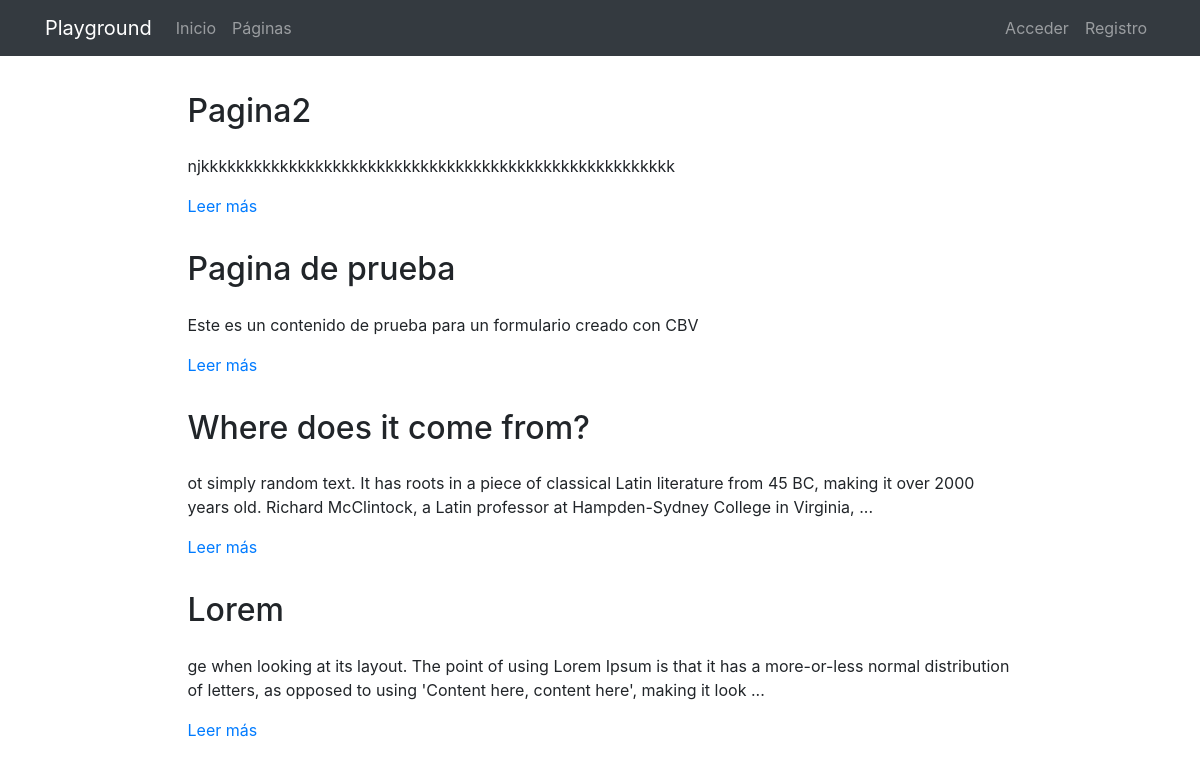
The page /pages/ on the database its author committed.
### pages/models.py (models this page shows, shortened)
class Page(models.Model):
    title = models.CharField(verbose_name="Título", max_length=200)
    content = RichTextField(verbose_name="Contenido")
    order = models.SmallIntegerField(verbose_name="Orden", default=0)
    created = models.DateTimeField(auto_now_add=True, verbose_name="Fecha de creación")
    updated = models.DateTimeField(auto_now=True, verbose_name="Fecha de edición")
    class Meta:
        verbose_name = "página"
        verbose_name_plural = "páginas"
        ordering = ['order', 'title']

### pages/views.py (the view)
# urls.py: path('', PageListView.as_view(), name='pages'),
class PageListView (ListView):
    model = Page

### pages/templates/pages/page_list.html (shortened to what this page needs)
{% extends 'core/base.html' %}
{% load static %}
{% block content %}
<main role="main">
  <div class="container mb-4">
    {% for page in page_list|dictsort:"id" reversed %}
      <div class="row mt-3">
        <div class="col-md-9 mx-auto">
          <h2 class="mb-4">{{page.title}}</h2>
          <div>
            <p>{{page.content|striptags|safe|truncatechars:"200"}}</p>
            <p><a href="{% url 'pages:page' page.id page.title|slugify %}">Leer más</a>
            </p>
          </div>
        </div>
      </div>
    {% endfor %}
  </div>
</main>
{% endblock %}

### core/templates/core/base.html (shortened to what this page needs)
<!DOCTYPE html>
<html lang="es">
  <head>
    {% load static %}
    <link href="{% static 'core/vendor/bootstrap/css/bootstrap.min.css' %}" rel="stylesheet">
    <link href="{% static 'core/vendor/font-awesome/css/font-awesome.min.css' %}" rel="stylesheet" type="text/css">
    <link href="{% static 'core/css/main.css' %}" rel="stylesheet">
  </head>
  <body>
    <body>
      <nav class="navbar navbar-expand-lg navbar-dark bg-dark">
        <div class="container">
          <a class="navbar-brand" href="{% url 'home' %}">Playground</a>
          <div class="collapse navbar-collapse" id="ned">
            <ul class="navbar-nav mr-auto">
              <li class="nav-item">
                <a class="nav-link" href="{% url 'home' %}">Inicio</a>
              </li>
              <li class="nav-item">
                <a class="nav-link" href="{% url 'pages:pages' %}">Páginas</a>
              </li>
            </ul>
            <ul class="navbar-nav">
              {% if not request.user.is_authenticated %}
                <li class="nav-item">
                  <a class="nav-link" href="{% url 'login' %}">Acceder</a>
                </li>
                <li class="nav-item">
                  <a class="nav-link" href="{% url 'signup' %}">Registro</a>
                </li>
              {% else %}
                <li class="nav-item">
                  <a class="nav-link" href="{% url 'logout' %}">Salir</a>
                  </a>
                </li>
              {% endif %}
            </ul>
          </div>
        </div>
      </nav>
      {% block content %}{% endblock %}
  </body>
</html>

### core/static/core/css/main.css (style rules this page uses)
main { padding-top: 20px; }
:root { --jumbotron-padding-y: 3rem; }

### rows shown on the page
Page: title "Pagina2", content "njkkkkkkkkkkkkkkkkkkkkkkkkkkkkkkkkkkkkkkkkkkkkkkkkkkkkkk"
Page: title "Pagina de prueba", content "Este es un contenido de prueba para un formulario creado con CBV"
Page: title "Where does it come from?", content "ot simply random text. It has roots in a piece of classical Latin literature from 45 BC, making it over 2000 years old. Richard McClintock, a Latin professor at Hampden-Sydney College in Virginia, ..."
Page: title "Lorem", content "ge when looking at its layout. The point of using Lorem Ipsum is that it has a more-or-less normal distribution of letters, as opposed to using 'Content here, content here', making it look ..."
